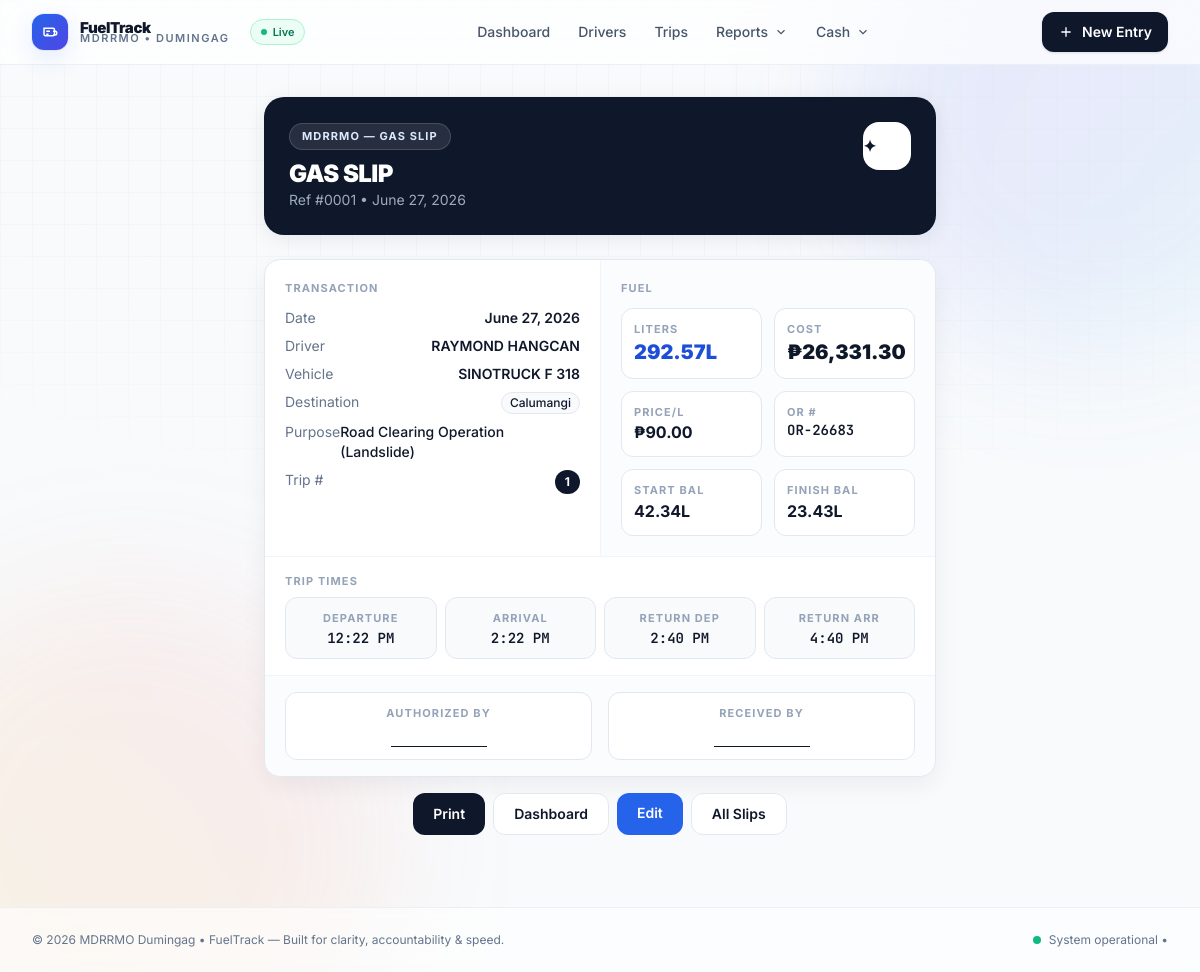
The page /fuel/26683/gas-slip/ on the database its author committed.
### fuel/models.py (models this page shows, shortened)
class FuelConsumption(models.Model):
    reference_number = models.PositiveIntegerField(default=1)
    AMBULANCE_DESTINATION_CHOICES = [
        ('dipolog', 'Dipolog'),
        ('cagayan', 'Cagayan'),
        ('margosatubig', 'Margosatubig'),
        ('pagadian_city', 'Pagadian City'),
        ('ozamiz_city', 'Ozamiz City'),
        ('zamboanga_city', 'Zamboanga City'),
        ('davao_city', 'Davao City'),
        ('ipil', 'Ipil'),
        ('sindangan', 'Sindangan'),
        ('molave_blancia_hospital', 'Molave Blancia Hospital'),  # New destination
    ]
    HEAVY_EQUIPMENT_DESTINATION_CHOICES = [
        ('local', 'Local Area'),
    ]
    MAHAYAG_SPECIAL_CHOICE = [('mahayag', 'Mahayag Medicare')]
    DESTINATION_CHOICES = AMBULANCE_DESTINATION_CHOICES + HEAVY_EQUIPMENT_DESTINATION_CHOICES + MAHAYAG_SPECIAL_CHOICE
    PURPOSE_CHOICES = [
        ('Transport Patient', 'Transport Patient'),
        ('landslide sinonok', 'Landslide Sinonok'),
        ('landslide bag-ong kauswagan', 'Landslide Bag-ong Kauswagan'),
        ('landslide macasing', 'Landslide Macasing'),
        ('mahayag medicare', 'Mahayag Medicare'),
    ]
    driver = models.ForeignKey('Driver', on_delete=models.CASCADE)
    date = models.DateField()
    trip_number = models.PositiveIntegerField(default=1)
    number_of_trips = models.PositiveIntegerField(default=1)
    purpose = models.CharField(max_length=255, choices=PURPOSE_CHOICES, default="Transport Patient")
    destination = models.CharField(max_length=100, choices=DESTINATION_CHOICES, default='local')
    total_liters = models.FloatField()
    cost = models.FloatField()
    vehicle = models.CharField(max_length=100)
    actual_fuel_price = models.FloatField(default=62.00)  # Default to 62.00 for backward compatibility
    departure_time = models.TimeField(null=True, blank=True)
    arrival_time = models.TimeField(null=True, blank=True)
    return_departure_time = models.TimeField(null=True, blank=True)
    return_arrival_time = models.TimeField(null=True, blank=True)
    starting_balance = models.FloatField(null=True, blank=True)  # Starting fuel in tank
    finished_balance = models.FloatField(null=True, blank=True)  # Ending fuel in tank
    consumed_liters = models.FloatField(null=True, blank=True)  # Fuel consumed during trip
    passenger_name = models.CharField(max_length=255, null=True, blank=True)
    or_number = models.CharField(max_length=50, null=True, blank=True)
    MIN_LITERS_PER_TRIP = 17.69
    MAX_LITERS_PER_TRIP = 26.54
    FUEL_PRICE = 62.00 #per liter
    TOTAL_FUEL_ALLOCATION = 5017.135  # 311062.35 / 62.00 = 5017.135 liters
    DESTINATION_BUDGET_MAP = {
        'dipolog': 2500,
        'cagayan': 5000,
        'margosatubig': 2000,
        'pagadian_city': 1000,
        'ozamiz_city': 1500,
        'zamboanga_city': 5000,
        'davao_city': 5000,
        'ipil': 3500,
        'sindangan': 1500,
        'local': 2000,  # Default budget for local trips
        'molave_blancia_hospital': 800,  # New destination budget
    }
    MAHAYAG_BUDGET_UTILIZATION = 900  # Budget available for mahayag special cases (less than ₱1,000)
    HEAVY_EQUIPMENT_FUEL = 400  # Backhoe and Dumptruck consume 400L each
    class Meta:
        unique_together = ('driver', 'date', 'trip_number')

class Driver(models.Model):
    name = models.CharField(max_length=100, unique=True)
    vehicle = models.CharField(max_length=100)
    class Meta:
        verbose_name = "Driver"
        verbose_name_plural = "Drivers"

### fuel/views.py (the view)
# urls.py: path('fuel/<int:pk>/gas-slip/', views.GasSlipView.as_view(), name='gas_slip'),
class GasSlipView(DetailView):
        model = FuelConsumption
        template_name = 'fuel/gas_slip.html'
        context_object_name = 'object'

### templates/fuel/gas_slip.html (shortened to what this page needs)
{% extends "base.html" %}
{% load humanize %}
{% block content %}
<div class="mx-auto max-w-2xl">
    <div class="rounded-[20px] bg-slate-900 p-[1px] shadow-card">
        <div class="rounded-[19px] bg-slate-900 p-6 flex items-start justify-between">
            <div>
                <p class="inline-flex rounded-full border border-white/15 bg-white/10 px-3 py-1 text-[11px] font-bold tracking-widest text-blue-100 uppercase">MDRRMO — Gas Slip</p>
                <h1 class="mt-2 text-2xl font-black tracking-tight text-white">GAS SLIP</h1>
                <p class="text-sm text-blue-100/70">Ref #{{ object.reference_number|stringformat:"04d" }} • {{ object.date|date:"F d, Y" }}</p>
            </div>
            <span class="hidden sm:inline-flex h-12 w-12 rounded-2xl bg-white text-slate-900 grid place-items-center font-black">✦</span>
        </div>
    </div>
    <div class="mt-6 overflow-hidden rounded-2xl border border-slate-200 bg-white shadow-soft">
        <div class="grid grid-cols-1 sm:grid-cols-2 gap-0 divide-y sm:divide-y-0 sm:divide-x divide-slate-100">
            <div class="p-5">
                <h3 class="text-[11px] font-bold tracking-widest text-slate-400 uppercase">Transaction</h3>
                <div class="mt-3 space-y-2 text-sm">
                    <div class="flex justify-between"><span class="text-slate-500">Date</span><span class="font-semibold">{{ object.date }}</span></div>
                    <div class="flex justify-between"><span class="text-slate-500">Driver</span><span class="font-semibold">{{ object.driver.name }}</span></div>
                    <div class="flex justify-between"><span class="text-slate-500">Vehicle</span><span class="font-semibold">{{ object.vehicle }}</span></div>
                    <div class="flex justify-between"><span class="text-slate-500">Destination</span><span class="rounded-full border border-slate-200 bg-slate-50 px-2 py-0.5 text-xs font-medium">{{ object.get_destination_display }}</span></div>
                    <div class="flex justify-between"><span class="text-slate-500">Purpose</span><span class="font-medium">{{ object.purpose }}</span></div>
                    <div class="flex justify-between"><span class="text-slate-500">Trip #</span><span class="rounded-full bg-slate-900 px-2.5 py-1 text-xs font-bold text-white">{{ object.trip_number }}</span></div>
                </div>
            </div>
            <div class="p-5 bg-slate-50/50">
                <h3 class="text-[11px] font-bold tracking-widest text-slate-400 uppercase">Fuel</h3>
                <div class="mt-3 grid grid-cols-2 gap-3">
                    <div class="rounded-xl bg-white border border-slate-200 p-3"><p class="text-[11px] font-bold tracking-widest text-slate-400 uppercase">Liters</p><p class="text-xl font-black text-blue-700">{{ object.total_liters|floatformat:2|intcomma }}L</p></div>
                    <div class="rounded-xl bg-white border border-slate-200 p-3"><p class="text-[11px] font-bold tracking-widest text-slate-400 uppercase">Cost</p><p class="text-xl font-black">₱{{ object.cost|floatformat:2|intcomma }}</p></div>
                    <div class="rounded-xl bg-white border border-slate-200 p-3"><p class="text-[11px] font-bold tracking-widest text-slate-400 uppercase">Price/L</p><p class="font-bold">₱{{ object.actual_fuel_price|floatformat:2|intcomma }}</p></div>
                    <div class="rounded-xl bg-white border border-slate-200 p-3"><p class="text-[11px] font-bold tracking-widest text-slate-400 uppercase">OR #</p><p class="font-mono text-sm font-semibold">{{ object.or_number|default:"—"}}</p></div>
                    {% if object.starting_balance is not None %}<div class="rounded-xl bg-white border border-slate-200 p-3"><p class="text-[11px] font-bold tracking-widest text-slate-400 uppercase">Start Bal</p><p class="font-bold">{{ object.starting_balance|floatformat:2|intcomma }}L</p></div>{% endif %}
                    {% if object.finished_balance is not None %}<div class="rounded-xl bg-white border border-slate-200 p-3"><p class="text-[11px] font-bold tracking-widest text-slate-400 uppercase">Finish Bal</p><p class="font-bold">{{ object.finished_balance|floatformat:2|intcomma }}L</p></div>{% endif %}
                </div>
            </div>
        </div>
        {% if object.departure_time or object.arrival_time or object.return_departure_time or object.return_arrival_time %}
        <div class="border-t border-slate-100 px-5 py-4">
            <h3 class="text-[11px] font-bold tracking-widest text-slate-400 uppercase">Trip Times</h3>
            <div class="mt-2 grid grid-cols-2 sm:grid-cols-4 gap-2 text-sm">
                <div class="rounded-xl bg-slate-50 border border-slate-200 p-2.5 text-center"><p class="text-[11px] font-bold tracking-widest text-slate-400 uppercase">Departure</p><p class="font-mono font-semibold">{% if object.departure_time %}{{ object.departure_time|time:"g:i A" }}{% else %}—{% endif %}</p></div>
                <div class="rounded-xl bg-slate-50 border border-slate-200 p-2.5 text-center"><p class="text-[11px] font-bold tracking-widest text-slate-400 uppercase">Arrival</p><p class="font-mono font-semibold">{% if object.arrival_time %}{{ object.arrival_time|time:"g:i A" }}{% else %}—{% endif %}</p></div>
                <div class="rounded-xl bg-slate-50 border border-slate-200 p-2.5 text-center"><p class="text-[11px] font-bold tracking-widest text-slate-400 uppercase">Return Dep</p><p class="font-mono font-semibold">{% if object.return_departure_time %}{{ object.return_departure_time|time:"g:i A" }}{% else %}—{% endif %}</p></div>
                <div class="rounded-xl bg-slate-50 border border-slate-200 p-2.5 text-center"><p class="text-[11px] font-bold tracking-widest text-slate-400 uppercase">Return Arr</p><p class="font-mono font-semibold">{% if object.return_arrival_time %}{{ object.return_arrival_time|time:"g:i A" }}{% else %}—{% endif %}</p></div>
            </div>
        </div>
        {% endif %}
        <div class="border-t border-slate-100 bg-slate-50/50 px-5 py-4 grid grid-cols-2 gap-4 text-center">
            <div class="rounded-xl bg-white border border-slate-200 p-3">
                <p class="text-[11px] font-bold tracking-widest text-slate-400 uppercase">Authorized By</p>
                <div class="mx-auto mt-6 h-px w-24 bg-slate-900"></div>
            </div>
            <div class="rounded-xl bg-white border border-slate-200 p-3">
                <p class="text-[11px] font-bold tracking-widest text-slate-400 uppercase">Received By</p>
                <div class="mx-auto mt-6 h-px w-24 bg-slate-900"></div>
            </div>
        </div>
    </div>
    <div class="mt-4 flex flex-wrap justify-center gap-2">
        <button onclick="window.print()" class="rounded-xl bg-slate-900 px-5 py-2.5 text-sm font-semibold text-white hover:bg-black">Print</button>
        <a href="{% url 'dashboard' %}" class="rounded-xl border border-slate-200 bg-white px-5 py-2.5 text-sm font-semibold hover:bg-slate-50">Dashboard</a>
        <a href="{% url 'fuel_edit' object.pk %}" class="rounded-xl bg-blue-600 px-5 py-2.5 text-sm font-semibold text-white hover:bg-blue-700">Edit</a>
        <a href="{% url 'gas_slip_print' %}" class="rounded-xl bg-white border border-slate-200 px-5 py-2.5 text-sm font-semibold hover:bg-slate-50">All Slips</a>
    </div>
</div>
{% endblock %}

### templates/base.html (style rules this page uses)
* { -webkit-font-smoothing: antialiased; -moz-osx-font-smoothing: grayscale; }
body { font-family: Inter, ui-sans-serif, system-ui; }

### rows shown on the page
FuelConsumption: reference_number "0001", date "June 27, 2026", driver.name "RAYMOND HANGCAN", vehicle "SINOTRUCK F 318", destination "Calumangi", purpose "Road Clearing Operation (Landslide)", trip_number "1", total_liters "292.57", cost "26,331.30", actual_fuel_price "90.00", or_number "OR-26683", starting_balance "42.34", finished_balance "23.43", departure_time "12:22 PM", arrival_time "2:22 PM", return_departure_time "2:40 PM", return_arrival_time "4:40 PM"
